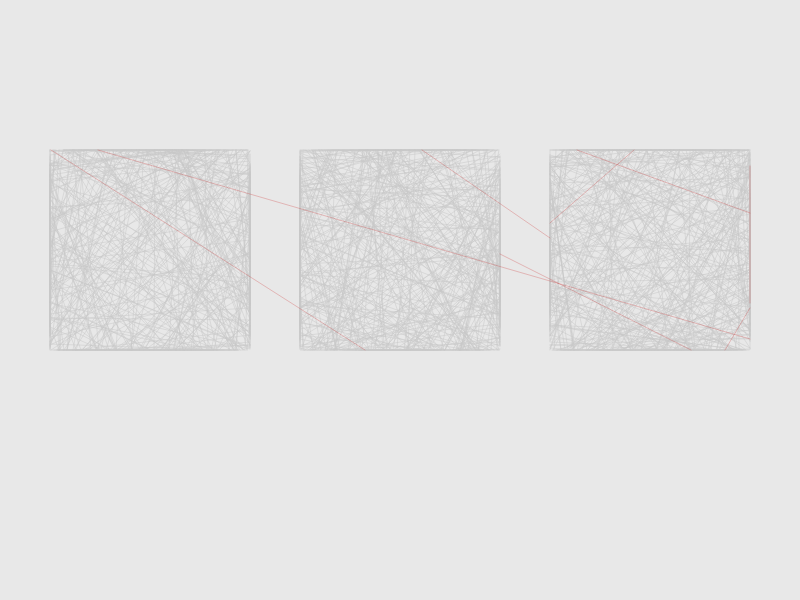
Frame 1 (no input)
Frame 60 (no input): identical to frame 1, image omitted
Frame 120 (the mouse pressed at the canvas centre since frame 60): identical to frame 1, image omitted

The p5.js sketch that drew this single still picture (run headless with seeded random() and noise() and a simulated clock; from frame 60 on, the mouse is pressed at the canvas centre):

// p5.js sketch
// ── sketch.js
class Point {
    constructor(x, y) {
        this.x = x;
        this.y = y;
    }
}

const TOP = 0;
const LEFT = 1;
const BOTTOM = 2;
const RIGHT = 3;

class Square {
    constructor(topLeft, sideLength) {
        this.topLeft = topLeft;
        this.sideLength = sideLength;
    }

    calculateRandomPoint() {
        var side = Math.floor(Math.random() * 4);
        var x = 0;
        var y = 0;
        switch (side) {
            case TOP:
                x = this.topLeft.x + Math.floor(Math.random() * this.sideLength);
                y = this.topLeft.y;
                break;
            case LEFT:
                x = this.topLeft.x;
                y = this.topLeft.y + Math.floor(Math.random() * this.sideLength);
                break;
            case BOTTOM:
                x = this.topLeft.x + Math.floor(Math.random() * this.sideLength);
                y = this.topLeft.y + this.sideLength;
                break;
            case RIGHT:
                console.log("RIGHT");
                x = this.topLeft.x + this.sideLength;
                y = this.topLeft.y + Math.floor(Math.random() * this.sideLength);
                break;
        }
        return new Point(x, y);
    }
}

function drawSquare(sqr, iterations) {
    stroke('rgba(199,199,199,0.5)');
    for (var i = 0; i < iterations; i++) {
        var p1 = sqr.calculateRandomPoint();
        var p2 = sqr.calculateRandomPoint();

        line(p1.x, p1.y, p2.x, p2.y);
    }
}

function drawPointFromTo(sqr1, sqr2) {
    stroke('rgba(199,10,10,0.23)');
    var p1 = sqr1.calculateRandomPoint();
    var p2 = sqr2.calculateRandomPoint();

    line(p1.x, p1.y, p2.x, p2.y);

}

function setup() {
    createCanvas(displayWidth, displayHeight);
    background(232);
    // noFill();
    LEFT_X = displayWidth / 4;
    CENTER_Y = displayHeight / 4;
    BUFFER = displayWidth / 16;
    SIZE = displayWidth / 4;
    ITERATIONS = 400;

    var point1 = new Point(BUFFER, CENTER_Y);
    var sqr1 = new Square(point1, SIZE);
    drawSquare(sqr1, ITERATIONS);
    var point2 = new Point(SIZE + 2*BUFFER, CENTER_Y);
    var sqr2 = new Square(point2, SIZE);
    drawSquare(sqr2, ITERATIONS);
    var point3 = new Point(2*SIZE + 3*BUFFER, CENTER_Y);
    var sqr3 = new Square(point3, SIZE);

    drawSquare(sqr3, ITERATIONS);

    drawPointFromTo(sqr1, sqr2);
    drawPointFromTo(sqr1, sqr3);
    drawPointFromTo(sqr2, sqr3);
    drawPointFromTo(sqr3, sqr2);
    drawPointFromTo(sqr3, sqr3);
    drawPointFromTo(sqr3, sqr3);
    drawPointFromTo(sqr3, sqr3);
    drawPointFromTo(sqr3, sqr3);
}


function draw() {
    // clear();
}
